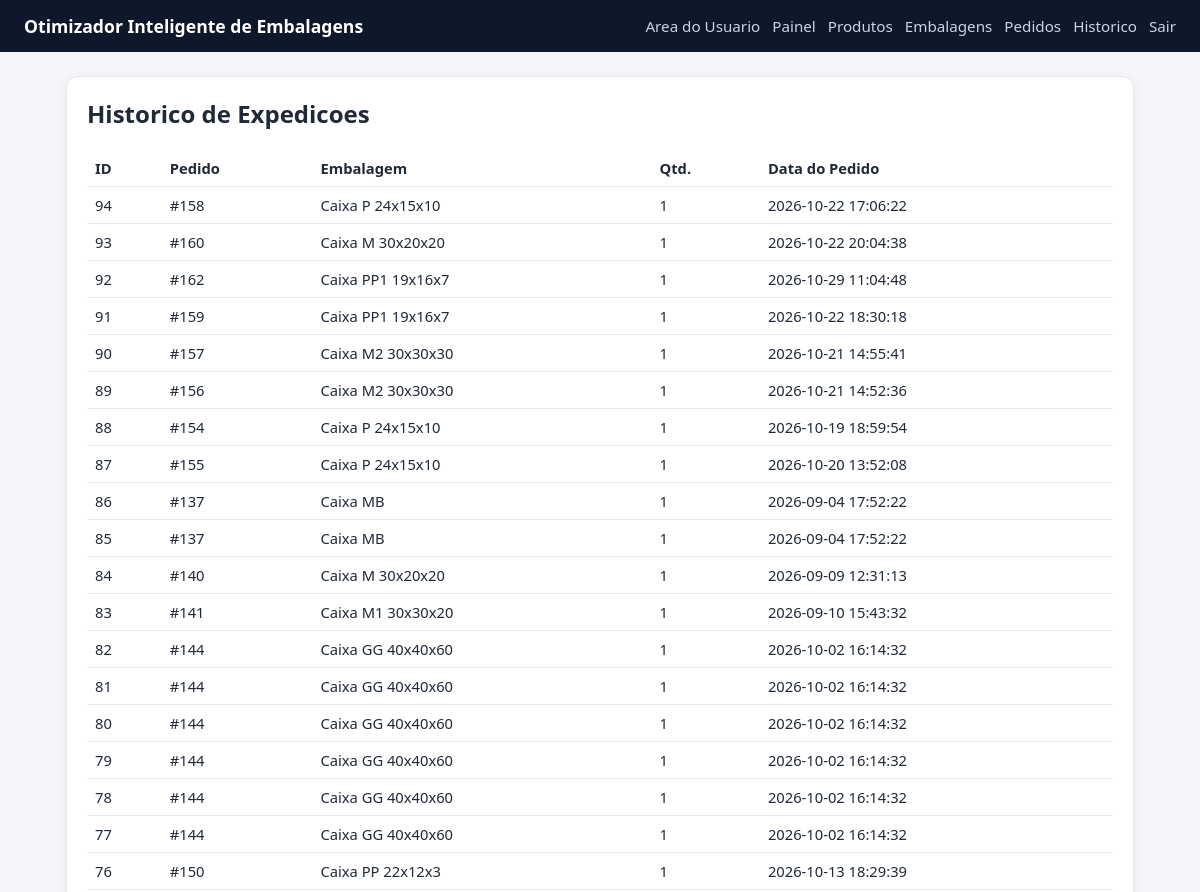
Before: /history (signed in, upper part) with the older database file.
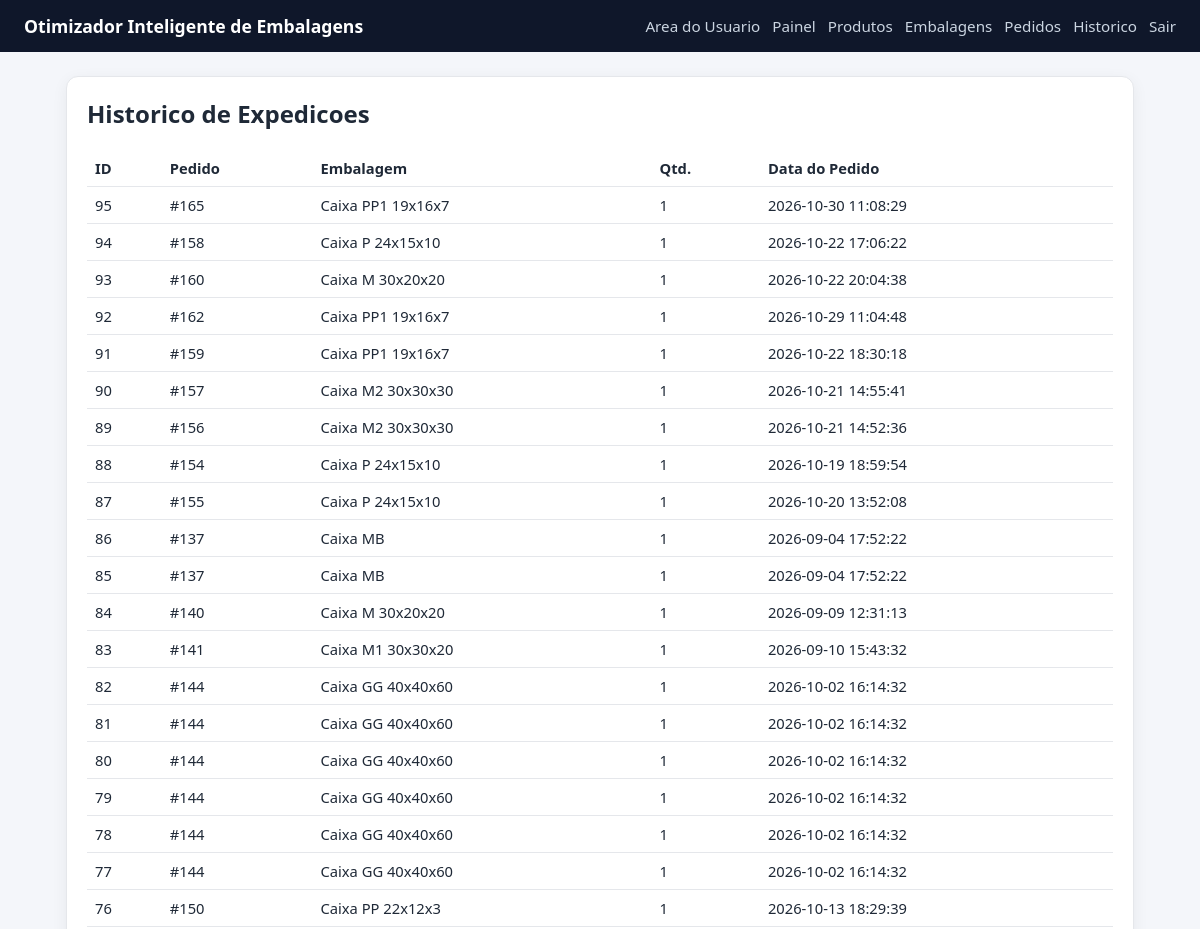
After: the same page with the newer database file.
### tables this page shows
CREATE TABLE shipment_history (
                id INTEGER PRIMARY KEY AUTOINCREMENT,
                order_id INTEGER NOT NULL,
                box_id INTEGER NOT NULL, quantity INTEGER NOT NULL DEFAULT 1, assignments_json TEXT,
                FOREIGN KEY(order_id) REFERENCES orders(id),
                FOREIGN KEY(box_id) REFERENCES boxes(id)
            );

CREATE TABLE boxes (
                id INTEGER PRIMARY KEY AUTOINCREMENT,
                name TEXT NOT NULL UNIQUE,
                length_cm REAL NOT NULL,
                width_cm REAL NOT NULL,
                height_cm REAL NOT NULL,
                max_weight REAL NOT NULL
            , is_active INTEGER NOT NULL DEFAULT 1, max_capacity_weight REAL);

CREATE TABLE orders (
                id INTEGER PRIMARY KEY AUTOINCREMENT,
                created_at TEXT NOT NULL DEFAULT CURRENT_TIMESTAMP
            );

### app_volum.py (the view)
@app.route("/history", methods=["GET"])
@admin_required
def history():
    rows = list_shipment_history(DB_PATH)
    return render_template("history.html", history=rows)

### app_volum.py (called while the page is built)
def admin_required(view_func):
    @wraps(view_func)
    def _wrapped(*args, **kwargs):
        if not session.get("is_admin"):
            next_url = request.path
            return redirect(url_for("admin_login", next=next_url))
        return view_func(*args, **kwargs)
    return _wrapped

### database.py (called while the page is built)
def get_connection(db_path):
    conn = sqlite3.connect(db_path)
    conn.row_factory = sqlite3.Row
    return conn

def list_shipment_history(db_path):
    with closing(get_connection(db_path)) as conn:
        rows = conn.execute(
            """
            SELECT
                sh.id,
                sh.order_id,
                sh.box_id,
                sh.quantity,
                o.created_at,
                b.name AS box_name
            FROM shipment_history sh
            JOIN orders o ON o.id = sh.order_id
            JOIN boxes b ON b.id = sh.box_id
            ORDER BY sh.id DESC
            """
        ).fetchall()
    return rows

### templates/history.html
{% extends 'base.html' %}
{% block content %}
<section class="card">
    <h2>Historico de Expedicoes</h2>
    <table>
        <thead>
            <tr><th>ID</th><th>Pedido</th><th>Embalagem</th><th>Qtd.</th><th>Data do Pedido</th></tr>
        </thead>
        <tbody>
        {% for row in history %}
            <tr>
                <td>{{ row['id'] }}</td>
                <td>#{{ row['order_id'] }}</td>
                <td>{{ row['box_name'] }}</td>
                <td>{{ row['quantity'] }}</td>
                <td>{{ row['created_at'] }}</td>
            </tr>
        {% else %}
            <tr><td colspan="5">Ainda nao ha historico de expedicoes.</td></tr>
        {% endfor %}
        </tbody>
    </table>
</section>
{% endblock %}

Changed rows visible on the page:
added shipment_history: id "95", order_id "165", box_name "Caixa PP1 19x16x7", quantity "1", created_at "2026-10-30 11:08:29"
